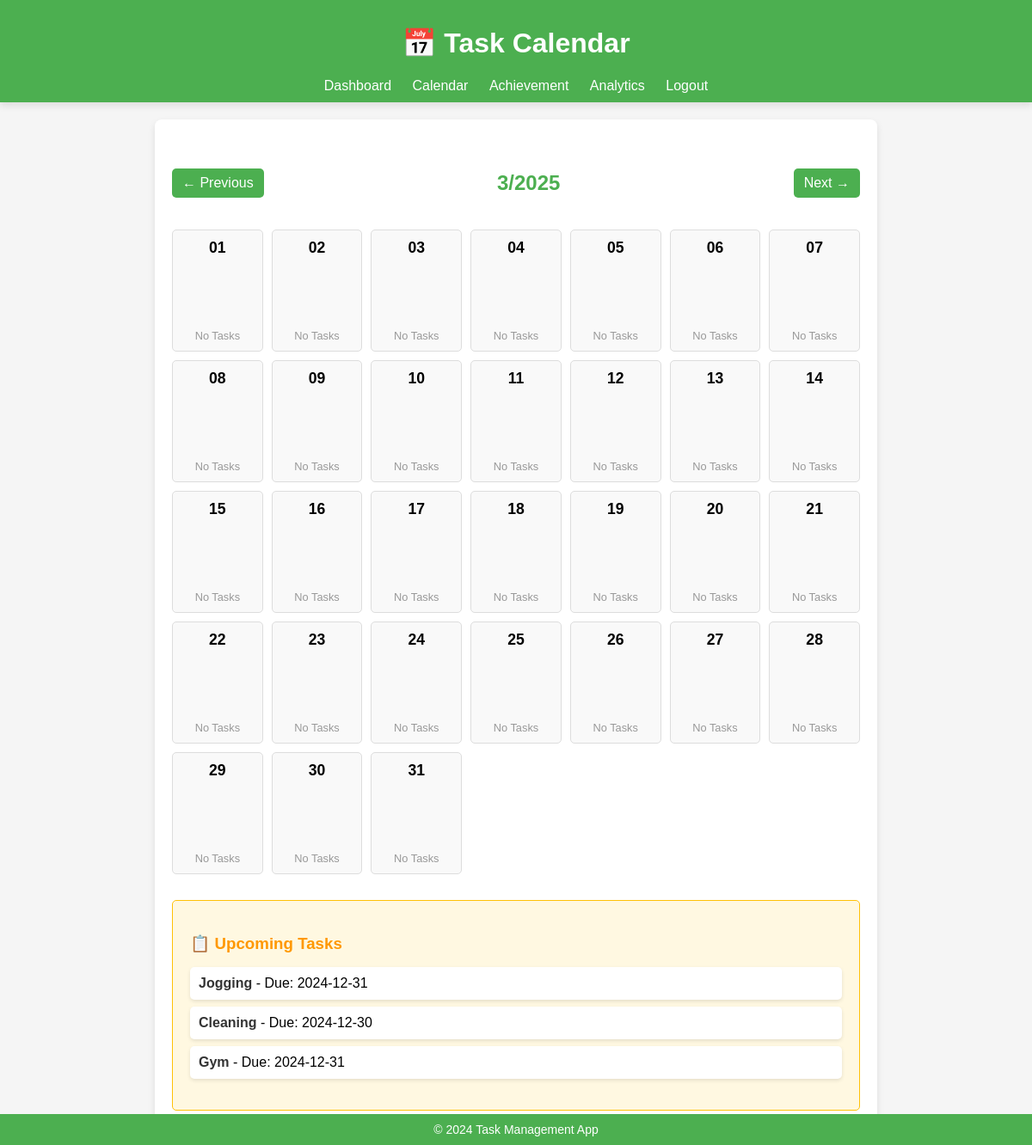
/calendar?year=2025&month=3 (signed in), run on an earlier commit of the app's database.
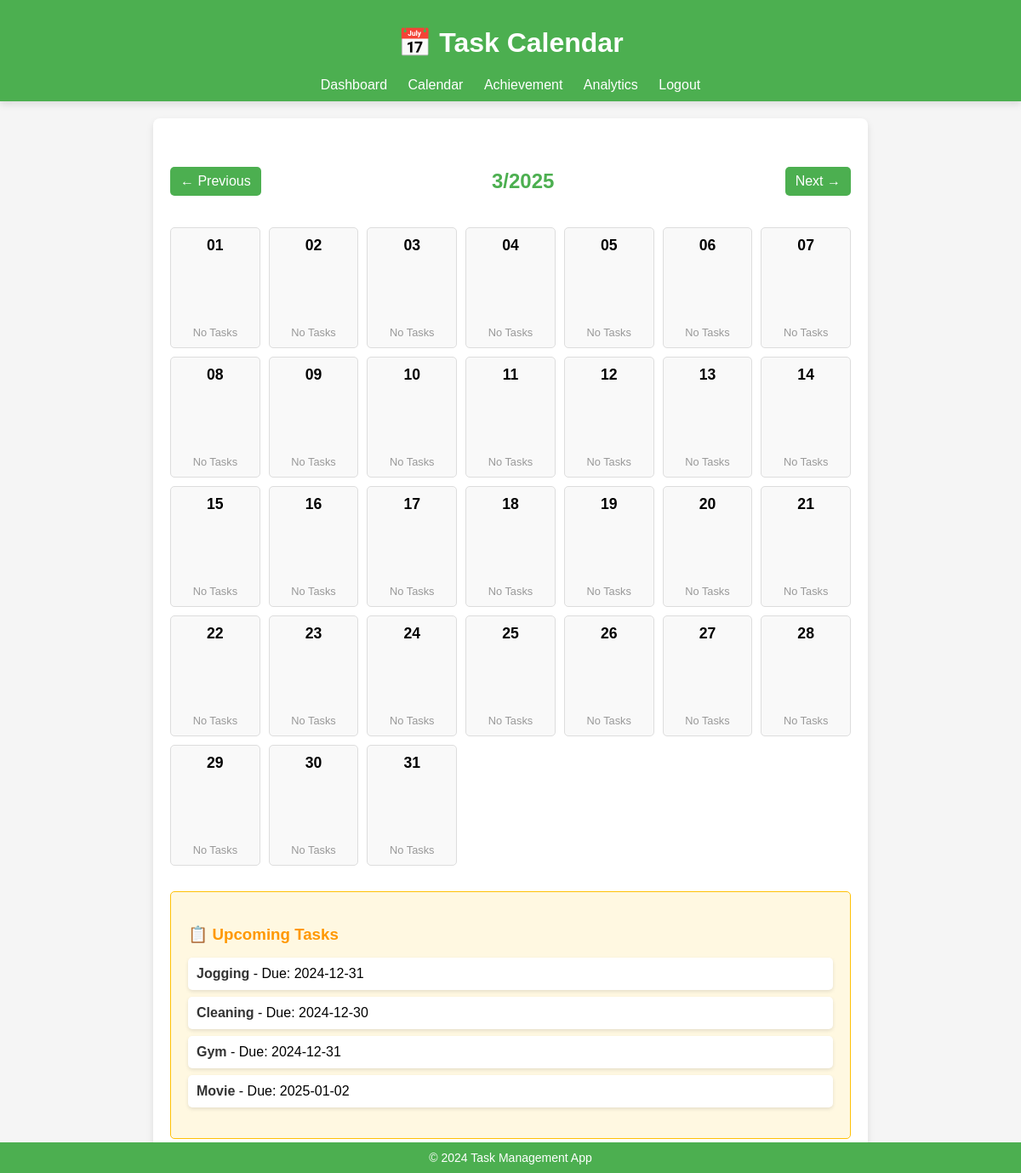
And on a later commit of the database.
### main.py (models this page shows)
class Task(db.Model):
    id = db.Column(db.Integer, primary_key=True)
    title = db.Column(db.String(100), nullable=False)
    description = db.Column(db.Text, nullable=True)
    due_date = db.Column(db.Date, nullable=False)
    status = db.Column(db.String(20), default='Pending')
    priority = db.Column(db.String(10), default='Low')
    user_id = db.Column(db.Integer, db.ForeignKey('user.id'))
    created_date = db.Column(db.DateTime, default=datetime.utcnow)
    completed_date = db.Column(db.DateTime, nullable=True)
    is_deleted = db.Column(db.Boolean, default=False)

### main.py (the view)
@app.route('/calendar')
def calendar():
    user = get_current_user()  # Assuming this gets the current user
    if not user:
        flash('Please log in first.', 'warning')
        return redirect(url_for('login'))
    tasks = Task.query.filter_by(user_id=user.id, is_deleted=False).all()
    events = []
    for task in tasks:
        if task.due_date:
            event = {
                'title': task.title,
                'start': task.due_date.strftime('%Y-%m-%d'),
                'description': task.description,
                'priority': task.priority
            }
            events.append(event)
    year = int(request.args.get('year', datetime.now().year))
    month = int(request.args.get('month', datetime.now().month))
    today = datetime.now()
    month_start = datetime(year, month, 1)
    next_month = (month_start.replace(day=28) + timedelta(days=4)).replace(day=1)
    month_end = next_month - timedelta(days=1)
    calendar_days = []
    tasks_by_date = defaultdict(list)
    for task in tasks:
        if task.due_date:
            tasks_by_date[task.due_date].append(task)
    current_day = month_start
    while current_day <= month_end:
        tasks_for_day = tasks_by_date.get(current_day.date(), [])
        calendar_days.append({
            'date': current_day.strftime('%Y-%m-%d'),
            'day': current_day.strftime('%d'),
            'is_today': current_day.date() == today.date(),
            'tasks': [{
                'title': task.title,
                'priority': task.priority,
                'description': task.description
            } for task in tasks_for_day]
        })
        current_day += timedelta(days=1)
    prev_month = (month_start - timedelta(days=1)).month
    prev_year = (month_start - timedelta(days=1)).year
    next_month = (month_end + timedelta(days=1)).month
    next_year = (month_end + timedelta(days=1)).year
    return render_template(
        'calendar.html',
        events=events,
        calendar_days=calendar_days,
        current_year=year,
        current_month=month,
        prev_year=prev_year,
        prev_month=prev_month,
        next_year=next_year,
        next_month=next_month
    )

### main.py (called while the page is built)
def get_current_user():
    user_id = session.get('user_id')
    if user_id:
        return db.session.get(User, user_id)
    return None

### templates/calendar.html (shortened to what this page needs)
<!DOCTYPE html>
<html lang="en">
<head>
    <link rel="stylesheet" href="{{ url_for('static', filename='styles.css') }}">
</head>
<body>
    <header>
        <h1>📅 Task Calendar</h1>
        <nav>
            <a href="{{ url_for('dashboard') }}">Dashboard</a>
            <a href="{{ url_for('calendar') }}">Calendar</a>
            <a href="{{ url_for('achievement') }}">Achievement</a>
            <a href="{{ url_for('analytics') }}">Analytics</a>
            <a href="{{ url_for('logout') }}">Logout</a>
        </nav>
    </header>
    <main>
        <div class="calendar-container">
            <div class="calendar-navigation">
                <a href="{{ url_for('calendar', year=prev_year, month=prev_month) }}">← Previous</a>
                <h2>{{ current_month }}/{{ current_year }}</h2>
                <a href="{{ url_for('calendar', year=next_year, month=next_month) }}">Next →</a>
            </div>
            <div class="calendar">
                {% for day in calendar_days %}
                    <div class="day {% if day.is_today %}today{% endif %} {% if day.tasks %}has-task{% endif %}">
                        <strong>{{ day.day }}</strong>
                        <div class="tasks">
                            {% if day.tasks %}
                                {% for task in day.tasks %}
                                    {% if not task.is_completed and not task.is_deleted %}
                                        <div class="task-item {{ task.priority|lower }}">
                                            📝 {{ task.title }}
                                        </div>
                                    {% endif %}
                                {% endfor %}
                            {% else %}
                                <div class="no-task">No Tasks</div>
                            {% endif %}
                        </div>
                    </div>
                {% endfor %}
            </div>
        </div>
        <div class="task-details">
            <h3>📋 Upcoming Tasks</h3>
            {% if events %}
                <ul>
                    {% for event in events %}
                        <li>
                            <strong>{{ event.title }}</strong> - Due: {{ event.start }}
                        </li>
                    {% endfor %}
                </ul>
            {% else %}
                <p>No upcoming tasks! 🎉</p>
            {% endif %}
        </div>
    </main>
    <footer>
        <p>&copy; 2024 Task Management App</p>
    </footer>
</body>
</html>

What changed in the data, as far as the page shows it:
added Task: title "Movie", start "2025-01-02"
